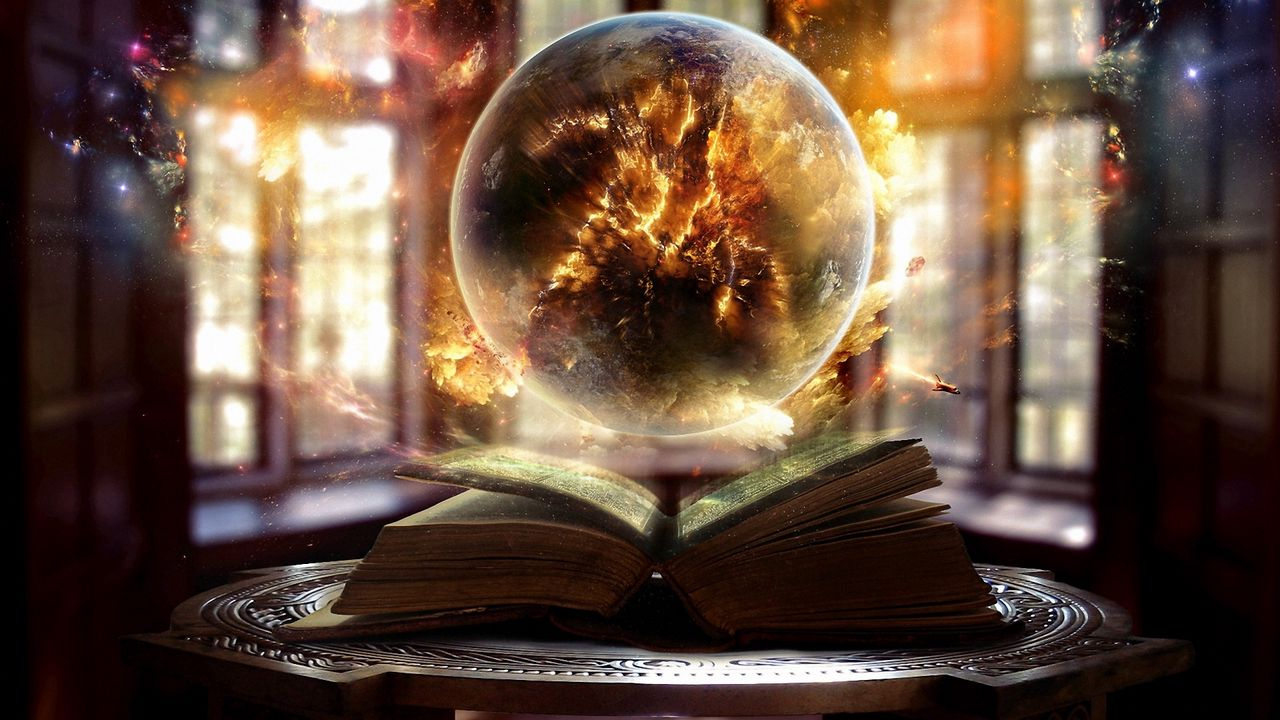
#> input picture data/moon.jpg, 1280 x 720 px
$ python grayscale.py
#> lines starting #> are read from the running program, lines starting #| are printed output that depends on the picture
#> further down, img is the input picture: PIL image 1280x720 RGB; mean R, G, B 101.7, 78.1, 62.6
# -*- coding: utf-8 -*-
"""
Created on Mon Mar 14 08:56:09 2022

@author: note
"""

from PIL import Image

def grayscale(colored_img):
    w, h = colored_img.size
#> w = 1280; h = 720

    img = Image.new("RGB", (w, h))
#> img: PIL image 1280x720 RGB; every value is 0

    """
    weights:
        red: 0.2989
        green: 0.5870
        blue: 0.1140
    """

    for x in range(w):
        for y in range(h):
            pixel = colored_img.getpixel((x, y))
            lum = int(0.2989*pixel[0] + 0.5870*pixel[1] + 0.1140*pixel[2])

            img.putpixel((x, y), (lum, lum, lum))
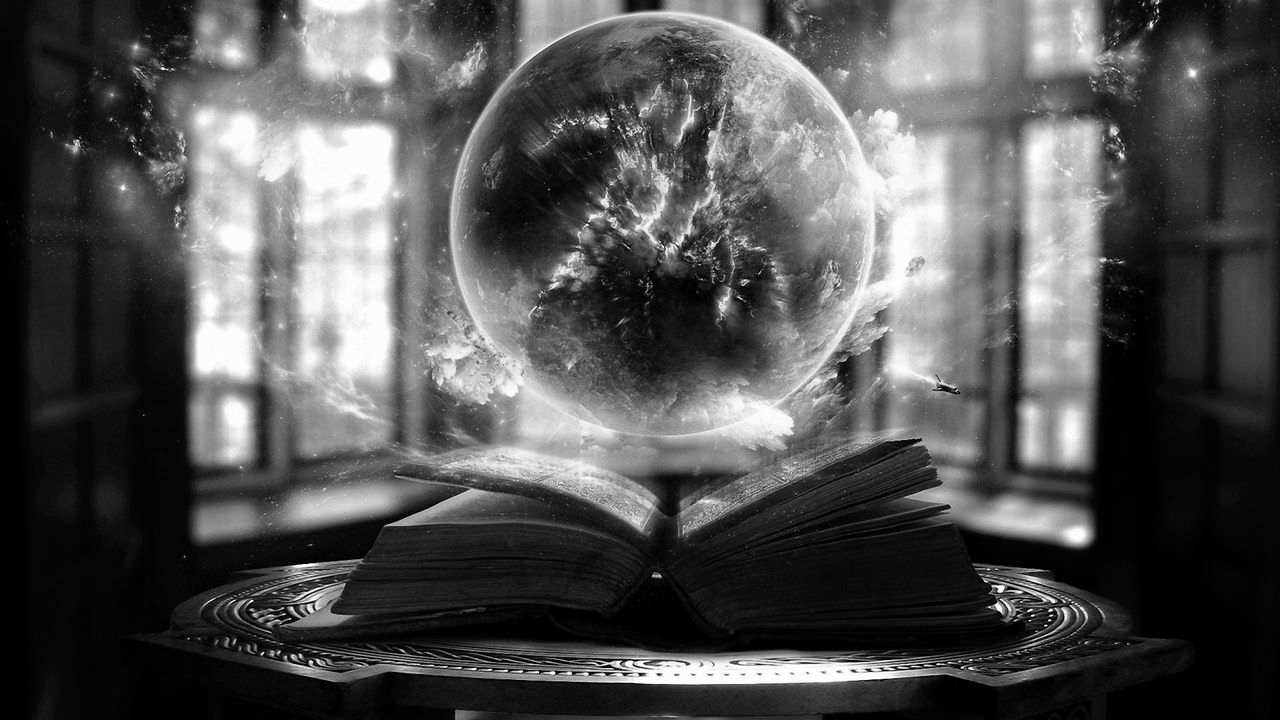
#> img: PIL image 1280x720 RGB; min 0, max 254, mean 82.8

    img.show()


img = Image.open("data/moon.jpg")

grayscale(img)
